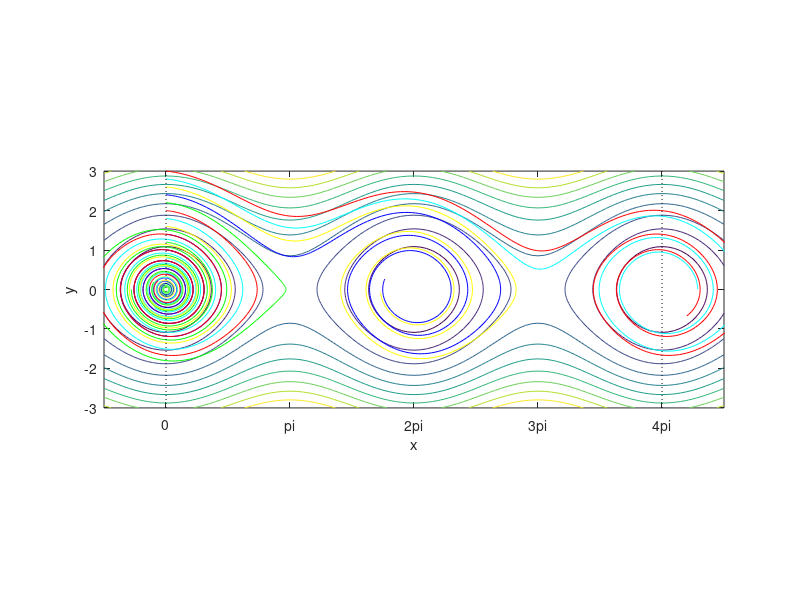
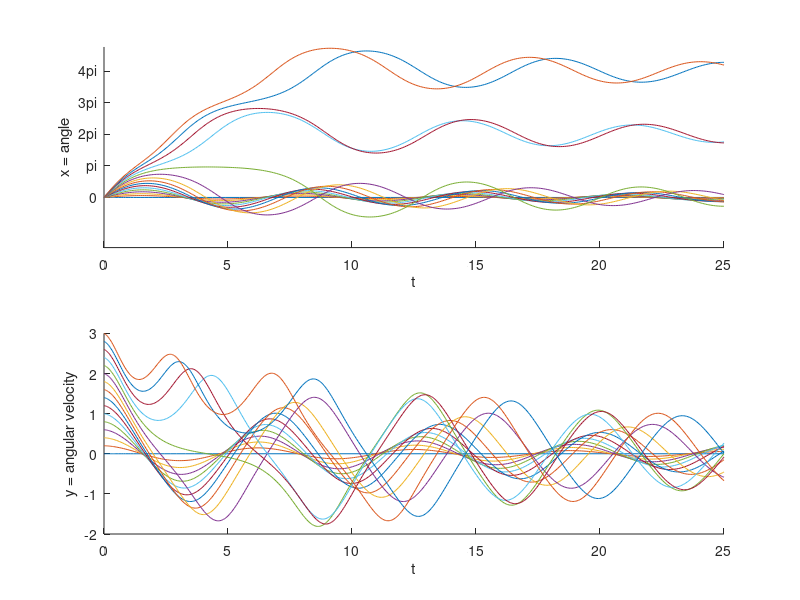

These charts were generated, in order, by the following MATLAB code:
clear all; clc;

figure;
[xx, yy] = meshgrid((-.5:0.05:4.5)*pi, -3:0.05:3);
E = .5*yy.^2 - cos(xx);
contour(xx, yy, E)
axis equal
axis([0, 4*pi, -3, 3])
set(gca, 'XTick', (0:4)*pi)
set(gca, 'XTickLabel', {'0', 'pi', '2pi', '3pi', '4pi'})
hold on;
% hold off;
% 
% 
% figure;
colors = 'rgbyc';
rhs = @(t, x) [x(2); -0.1*x(2) - sin(x(1))];
options= odeset('RelTol', 1e-7);
for y0 = 0:15
    [t, x] = ode45(rhs, [0, 25], [0; 0.2*y0], options);
    plot(x(:,1), x(:, 2), colors(mod(y0,5)+1))
    hold on
end
plot([0,0],[-3,3],'k:',[4*pi,4*pi],[-3,3],'k:')
axis equal
axis([-pi/2, 4.5*pi, -3, 3])
xlabel 'x'
ylabel 'y'
set(gca, 'XTick', (0:4)*pi)
set(gca, 'XTickLabel', {'0', 'pi', '2pi', '3pi', '4pi'})
hold off;


figure, hold on
for y0 = 0:0.2:3
    [t, x] = ode45(rhs, [0, 25], [0; y0], options);
    subplot(2, 1, 1), hold on
    plot(t, x(:,1))
    subplot(2, 1, 2), hold on
    plot(t, x(:, 2))
    hold on
end
subplot(2, 1, 1)
xlabel t
ylabel 'x = angle'
set(gca, 'YTick', (0:4)*pi)
set(gca, 'YTickLabel', {'0', 'pi', '2pi', '3pi', '4pi'})
subplot(2, 1, 2)
xlabel t
ylabel 'y = angular velocity'
